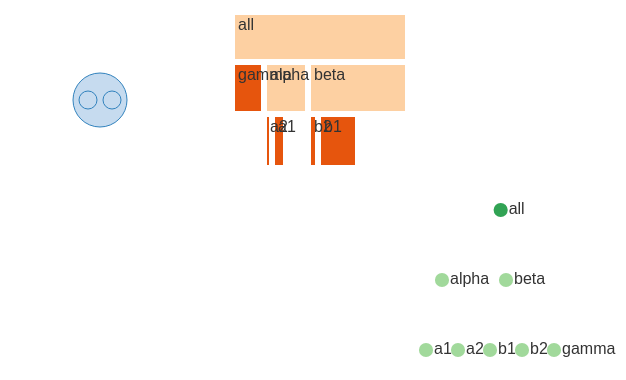

Specify this chart in Vega-Lite:
### Vega specification from a JSON file in a GitHub repository (floating-point values rounded to 4 significant figures)
{"$schema": "https://vega.github.io/schema/vega/v6.json", "description": "The options of the three hierarchy layouts that a single fixture each had left unexercised. The pack layout is given a radius field so its leaves are sized by a column rather than by their value, plus its own padding; the partition layout rounds its rectangles, pads them and writes its output under names of the specification's choosing; and the tree layout is asked for the cluster method with separation switched off, which puts every leaf on the same depth and spaces siblings evenly. All three sort their children, which is the option that turned out to be read from the wrong object.", "width": 280, "height": 180, "padding": 5, "background": "white", "data": [{"name": "flat", "values": [{"id": "root", "label": "all"}, {"id": "a", "parent": "root", "label": "alpha", "v": 6, "r": 18}, {"id": "b", "parent": "root", "label": "beta", "v": 14, "r": 10}, {"id": "c", "parent": "root", "label": "gamma", "v": 9, "r": 22}, {"id": "a1", "parent": "a", "label": "a1", "v": 4, "r": 8}, {"id": "a2", "parent": "a", "label": "a2", "v": 2, "r": 14}, {"id": "b1", "parent": "b", "label": "b1", "v": 11, "r": 6}, {"id": "b2", "parent": "b", "label": "b2", "v": 3, "r": 12}]}, {"name": "packed", "source": "flat", "transform": [{"type": "stratify", "key": "id", "parentKey": "parent"}, {"type": "pack", "field": "v", "radius": "r", "padding": 3, "sort": {"field": "value", "order": "descending"}, "size": [90, 90]}]}, {"name": "parted", "source": "flat", "transform": [{"type": "stratify", "key": "id", "parentKey": "parent"}, {"type": "partition", "field": "v", "sort": {"field": "value"}, "padding": 2, "round": true, "size": [90, 80], "as": ["left", "top", "right", "bottom", "level", "kids"]}]}, {"name": "treed", "source": "flat", "transform": [{"type": "stratify", "key": "id", "parentKey": "parent"}, {"type": "tree", "method": "cluster", "separation": false, "sort": {"field": "value", "order": "descending"}, "size": [80, 70], "as": ["across", "down", "level", "kids"]}]}], "marks": [{"type": "symbol", "from": {"data": "packed"}, "encode": {"enter": {"x": {"field": "x"}, "y": {"field": "y"}, "size": {"signal": "4 * datum.r * datum.r"}, "shape": {"value": "circle"}, "fill": {"value": "#c6dbef"}, "stroke": {"value": "#3182bd"}, "strokeWidth": {"value": 0.5}}}}, {"type": "rect", "from": {"data": "parted"}, "encode": {"enter": {"x": {"signal": "110 + datum.left"}, "x2": {"signal": "110 + datum.right"}, "y": {"field": "top"}, "y2": {"field": "bottom"}, "fill": {"signal": "datum.kids ? '#fdd0a2' : '#e6550d'"}, "stroke": {"value": "#ffffff"}}}}, {"type": "text", "from": {"data": "parted"}, "encode": {"enter": {"x": {"signal": "112 + datum.left"}, "y": {"signal": "datum.top + 2"}, "text": {"field": "label"}, "baseline": {"value": "top"}, "fontSize": {"value": 8}, "fill": {"value": "#333333"}}}}, {"type": "symbol", "from": {"data": "treed"}, "encode": {"enter": {"x": {"signal": "200 + datum.across"}, "y": {"signal": "100 + datum.down"}, "size": {"value": 50}, "fill": {"signal": "datum.level === 0 ? '#31a354' : '#a1d99b'"}}}}, {"type": "text", "from": {"data": "treed"}, "encode": {"enter": {"x": {"signal": "204 + datum.across"}, "y": {"signal": "100 + datum.down"}, "text": {"field": "label"}, "baseline": {"value": "middle"}, "fontSize": {"value": 8}, "fill": {"value": "#333333"}}}}]}
